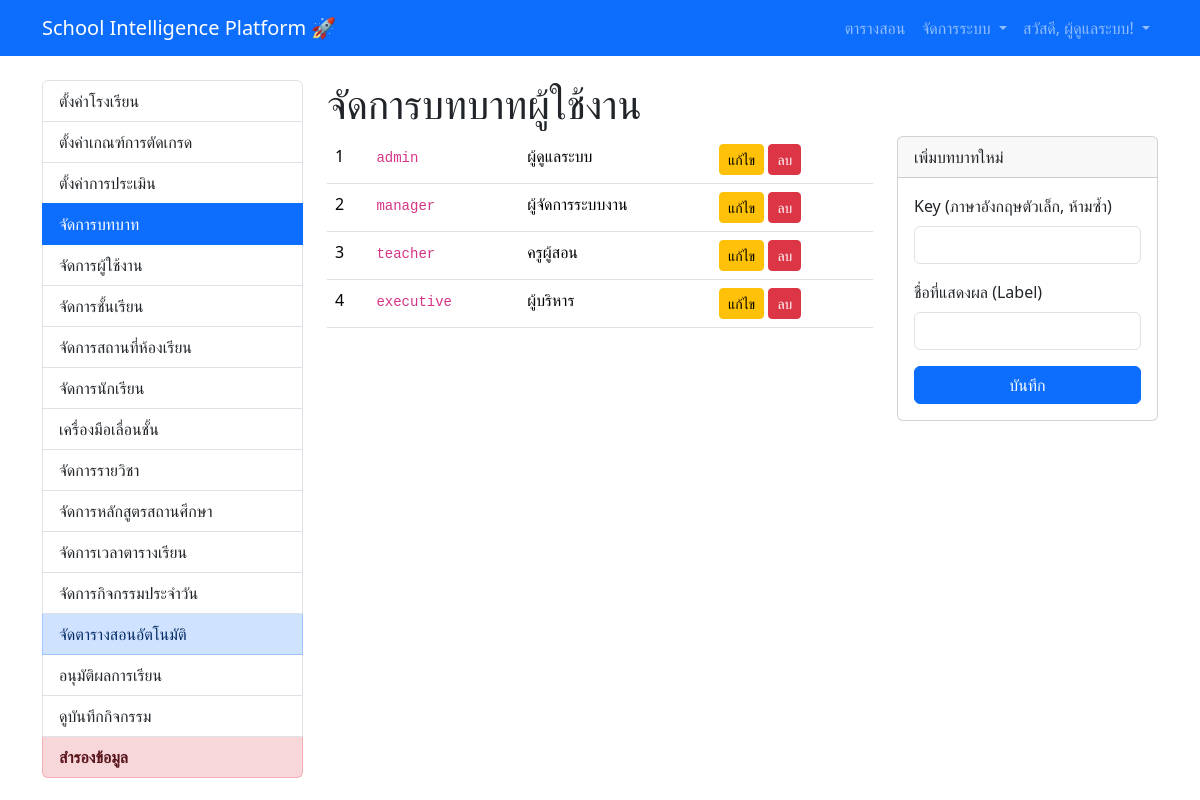
/admin/roles (signed in), run on the app's committed database.
### V1.0/app/models.py (models this page shows, shortened)
class User(UserMixin, db.Model):
    id = db.Column(db.Integer, primary_key=True)
    username = db.Column(db.String(64), index=True, unique=True)
    password_hash = db.Column(db.String(256))
    full_name = db.Column(db.String(120))
    status = db.Column(db.String(50), default='Active')
    department = db.Column(db.String(120), index=True)
    max_periods_per_day = db.Column(db.Integer)
    max_periods_per_week = db.Column(db.Integer)
    roles = db.relationship('Role', secondary=user_roles, lazy='subquery',
                            backref=db.backref('users', lazy=True))
    activity_logs = db.relationship('ActivityLog', backref='user', lazy='dynamic')
    courses_taught = db.relationship('Course', backref='teacher', lazy='dynamic')
    advised_class_groups = db.relationship('ClassGroup', secondary=class_group_advisors, back_populates='advisors')

class Role(db.Model):
    id = db.Column(db.Integer, primary_key=True)
    key = db.Column(db.String(64), unique=True, index=True)
    label = db.Column(db.String(128))

### V1.0/app/admin/routes.py (the view)
@bp.route('/roles', methods=['GET', 'POST'])
@login_required
@admin_required
def manage_roles():
    form = RoleForm()
    if form.validate_on_submit():
        new_role = Role(key=form.key.data.lower(), label=form.label.data)
        db.session.add(new_role)
        db.session.commit()
        flash('สร้างบทบาทใหม่เรียบร้อยแล้ว')
        return redirect(url_for('admin.manage_roles'))
    roles = Role.query.order_by(Role.id).all()
    return render_template('admin/manage_roles.html', title='จัดการบทบาท', roles=roles, form=form)

### V1.0/app/forms.py
class RoleForm(FlaskForm):
    key = StringField('Key (ภาษาอังกฤษตัวเล็ก, ห้ามซ้ำ)', validators=[DataRequired()])
    label = StringField('ชื่อที่แสดงผล (Label)', validators=[DataRequired()])
    submit = SubmitField('บันทึก')

### V1.0/app/templates/admin/manage_roles.html (shortened to what this page needs)
{% extends "base.html" %}
{% block content %}
<div class="row">
    <div class="col-md-3">
        {% include 'admin/_admin_menu.html' %}
    </div>
    <div class="col-md-9">
        <h1>จัดการบทบาทผู้ใช้งาน</h1>
        <div class="row">
            <div class="col-md-8">
                <table class="table table-hover">
                    <tbody>
                        {% for role in roles %}
                        <tr>
                            <td>{{ role.id }}</td>
                            <td><code>{{ role.key }}</code></td>
                            <td>{{ role.label }}</td>
                            <td>
                                <a href="{{ url_for('admin.edit_role', id=role.id) }}" class="btn btn-warning btn-sm">แก้ไข</a>
                                <form action="{{ url_for('admin.delete_role', id=role.id) }}" method="POST" class="d-inline" onsubmit="return confirm('คุณแน่ใจหรือไม่ว่าต้องการลบ?');">
                                    <button type="submit" class="btn btn-danger btn-sm">ลบ</button>
                                </form>
                            </td>
                        </tr>
                        {% endfor %}
                    </tbody>
                </table>
            </div>
            <div class="col-md-4">
                <div class="card">
                    <div class="card-header">เพิ่มบทบาทใหม่</div>
                    <div class="card-body">
                        <form method="POST" action="{{ url_for('admin.manage_roles') }}">
                            <div class="mb-3">
                                {{ form.key.label(class="form-label") }}
                                {{ form.key(class="form-control") }}
                            </div>
                            <div class="mb-3">
                                {{ form.label.label(class="form-label") }}
                                {{ form.label(class="form-control") }}
                            </div>
                            {{ form.submit(class="btn btn-primary w-100") }}
                        </form>
                    </div>
                </div>
            </div>
        </div>
    </div>
</div>
{% endblock %}

### V1.0/app/templates/base.html (shortened to what this page needs)
<!doctype html>
<html lang="th">
<head>
    <link href="https://cdn.jsdelivr.net/npm/bootstrap@5.3.3/dist/css/bootstrap.min.css" rel="stylesheet">
</head>
<body>
    <nav class="navbar navbar-expand-lg navbar-dark bg-primary">
        <div class="container">
            <a class="navbar-brand" href="{{ url_for('main.index') }}">School Intelligence Platform 🚀</a>
            <div class="collapse navbar-collapse" id="navbarNav">
<ul class="navbar-nav ms-auto">
    {% if current_user.is_anonymous %}
        <li class="nav-item"><a class="nav-link" href="{{ url_for('auth.login') }}">เข้าสู่ระบบ</a></li>
    {% else %}
        {% if not current_user.is_anonymous %}
        <li class="nav-item">
            <a class="nav-link" href="{{ url_for('main.view_timetable') }}">
                 ตารางสอน
            </a>
        </li>
        {% endif %}
{% if 'admin' in current_user.roles|map(attribute='key') %}
<li class="nav-item dropdown">
    <a class="nav-link dropdown-toggle" href="#" id="adminDropdown" role="button" data-bs-toggle="dropdown" aria-expanded="false">
         จัดการระบบ
    </a>
</li>
{% endif %}
        <li class="nav-item dropdown">
            <a class="nav-link dropdown-toggle" href="#" id="userDropdown" role="button" data-bs-toggle="dropdown" aria-expanded="false">
                สวัสดี, {{ current_user.full_name }}!
            </a>
        </li>
    {% endif %}
</ul>
            </div>
        </div>
    </nav>
    <main class="container mt-4">
        {% block content %}{% endblock %}
    </main>
</body>
</html>

### data on the page
User: full_name "ผู้ดูแลระบบ"
Role: id "1", key "admin", label "ผู้ดูแลระบบ"
Role: id "2", key "manager", label "ผู้จัดการระบบงาน"
Role: id "3", key "teacher", label "ครูผู้สอน"
Role: id "4", key "executive", label "ผู้บริหาร"
